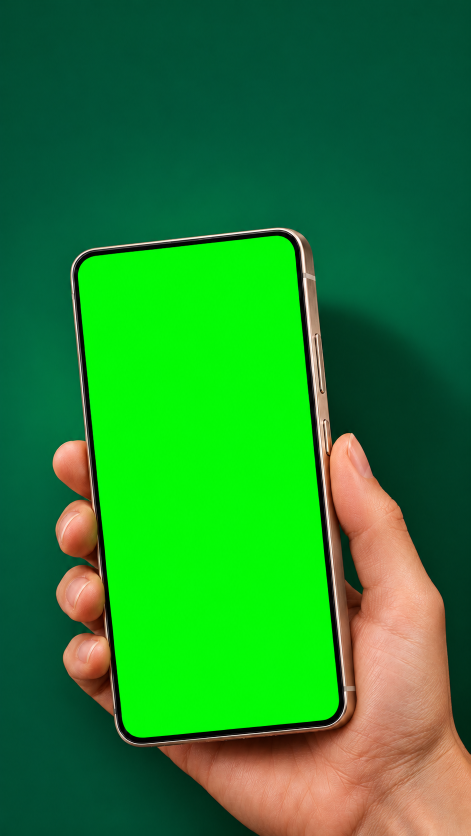
#> input picture store/playstore-selected-green/assets/green-plate.png, 941 x 1672 px (shown at 1/2 size)
$ python composite_screen.py assets/dark-plate.png assets/green-plate.png
#> lines starting #> are read from the running program, lines starting #| are printed output that depends on the picture; after the words box and inside, x2 and y2 are one past the last pixel; in counts of white or black regions, pixels touching at a corner belong together
"""Map real app screenshots onto chroma-green phone screens (store-screenshots/public/assets).
usage: screen.py out.png asset.png shot1.png [shot2.png]   (shot1 -> front/left-most screen)"""
import os, sys, numpy as np, cv2
NO_HOLE = os.environ.get('NO_HOLE') == '1'  # Exit Rush: no camera hole on the screen
SCALE = 2

def corners_of(comp):
    cnts,_ = cv2.findContours(comp, cv2.RETR_EXTERNAL, cv2.CHAIN_APPROX_NONE)
    c = max(cnts, key=cv2.contourArea); hull = cv2.convexHull(c)
    h = hull.reshape(-1,2).astype(float); cx,cy = h.mean(0)
    # initial corners: farthest hull points in each diagonal direction
    ap = np.array([h[np.argmin(h[:,0]+h[:,1])], h[np.argmin(-h[:,0]+h[:,1])],
                   h[np.argmax(h[:,0]+h[:,1])], h[np.argmax(-h[:,0]+h[:,1])]])
    # refine: fit a line to each side's middle 70% and intersect
    pts = c.reshape(-1,2).astype(float)
    lines=[]
    for i in range(4):
        a,b = ap[i], ap[(i+1)%4]; d=b-a; L=np.linalg.norm(d); u=d/L; n=np.array([-u[1],u[0]])
        rel = pts-a; t = rel@u; dist = np.abs(rel@n)
        sel = pts[(t>0.2*L)&(t<0.8*L)&(dist<0.04*L)]
        if len(sel)<10: sel=np.array([a,b])
        vx,vy,x0,y0 = cv2.fitLine(sel.astype(np.float32), cv2.DIST_L2,0,0.01,0.01).ravel()
        lines.append((np.array([x0,y0]),np.array([vx,vy])))
    out=[]
    for i in range(4):
        (p1,d1),(p2,d2) = lines[i-1], lines[i]
        A=np.array([d1,-d2]).T; s=np.linalg.solve(A,p2-p1); out.append(p1+s[0]*d1)
    q=np.array(out)
    ys=q[np.argsort(q[:,1])]; top=ys[:2][np.argsort(ys[:2,0])]; bot=ys[2:][np.argsort(ys[2:,0])]
    return np.array([top[0],top[1],bot[1],bot[0]])  # TL TR BR BL

def main():
    out, asset, shots = sys.argv[1], sys.argv[2], sys.argv[3:]
    im = cv2.imread(asset, cv2.IMREAD_UNCHANGED)
#> im is the input picture: shape (1672, 941, 3); mean B, G, R 46.3, 133.1, 34.4
    if im.shape[2]==3: im=cv2.cvtColor(im,cv2.COLOR_BGR2BGRA)
#> im: shape (1672, 941, 4)
    im = cv2.resize(im,None,fx=SCALE,fy=SCALE,interpolation=cv2.INTER_LANCZOS4)
#> im: shape (3344, 1882, 4)
    f = im[:,:,:3].astype(np.float32); B,G,R = f[...,0],f[...,1],f[...,2]
#> after `B, G, R = (f[..., 0], f[..., 1], f[..., 2])`:
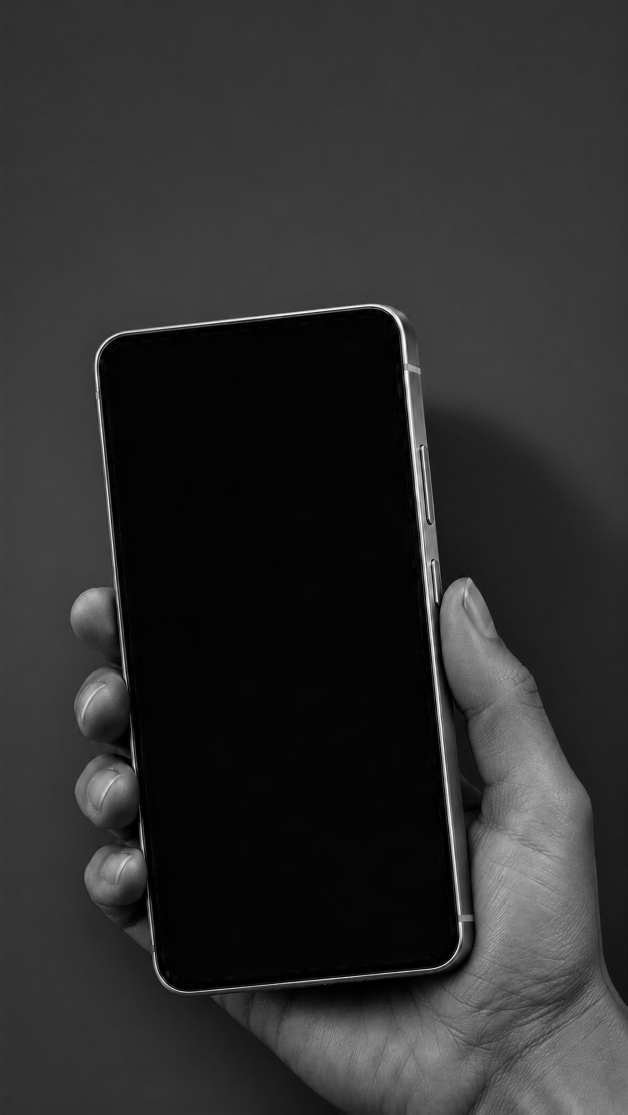
#> B: shape (3344, 1882) float32 (shown at 1/3 size); min 0, max 255, mean 46.3
#> after `B, G, R = (f[..., 0], f[..., 1], f[..., 2])`:
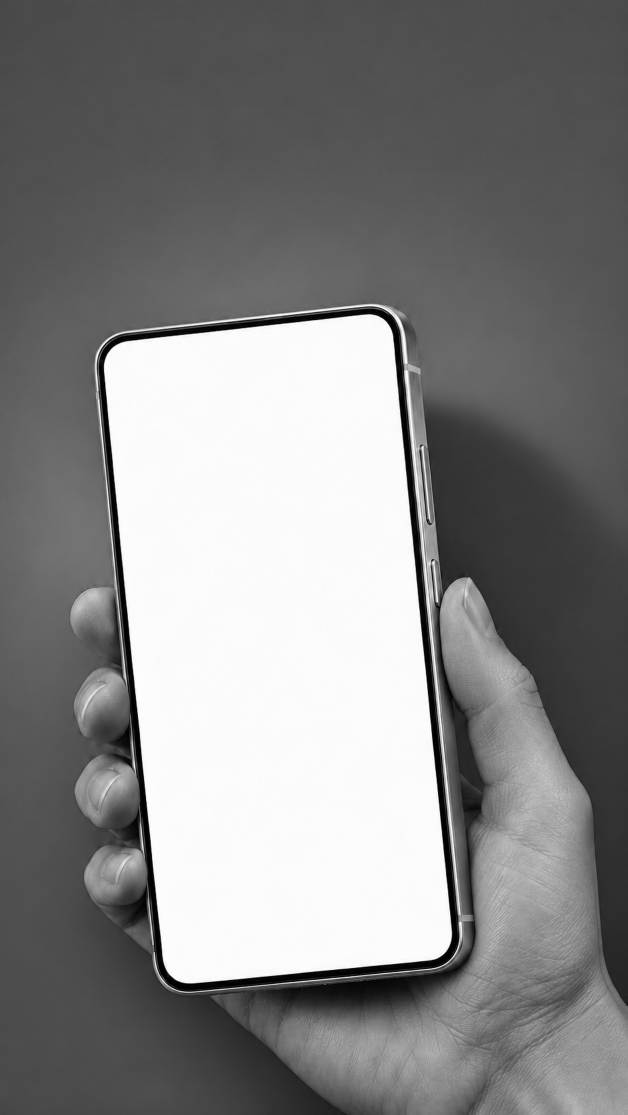
#> G: shape (3344, 1882) float32 (shown at 1/3 size); min 0, max 255, mean 133.1
#> after `B, G, R = (f[..., 0], f[..., 1], f[..., 2])`:
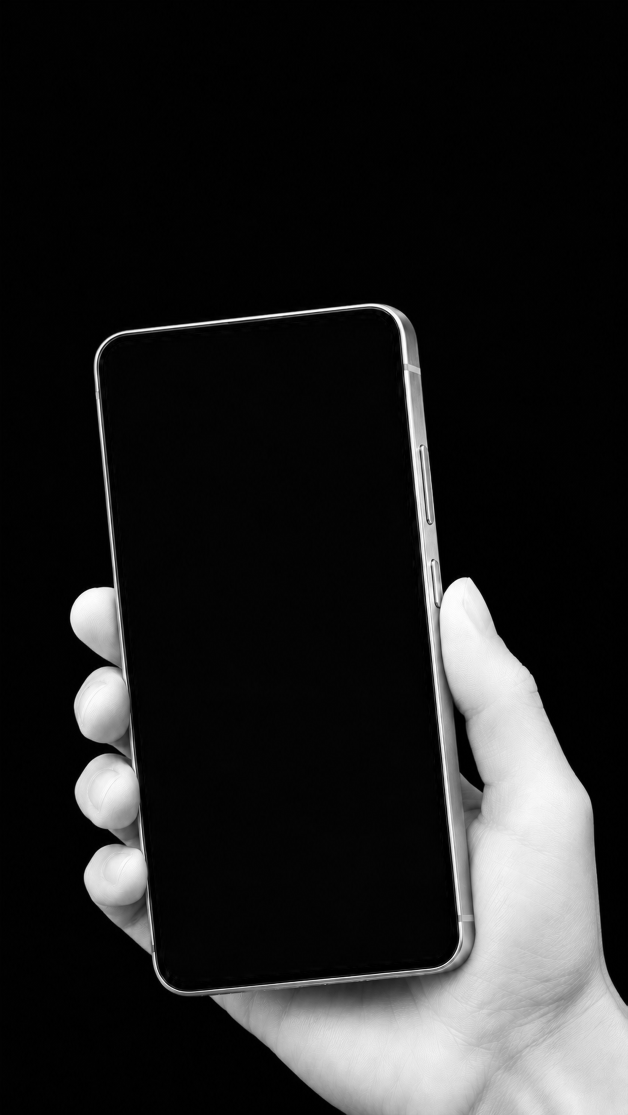
#> R: shape (3344, 1882) float32 (shown at 1/3 size); min 0, max 255, mean 34.4
    gness = G-np.maximum(R,B)
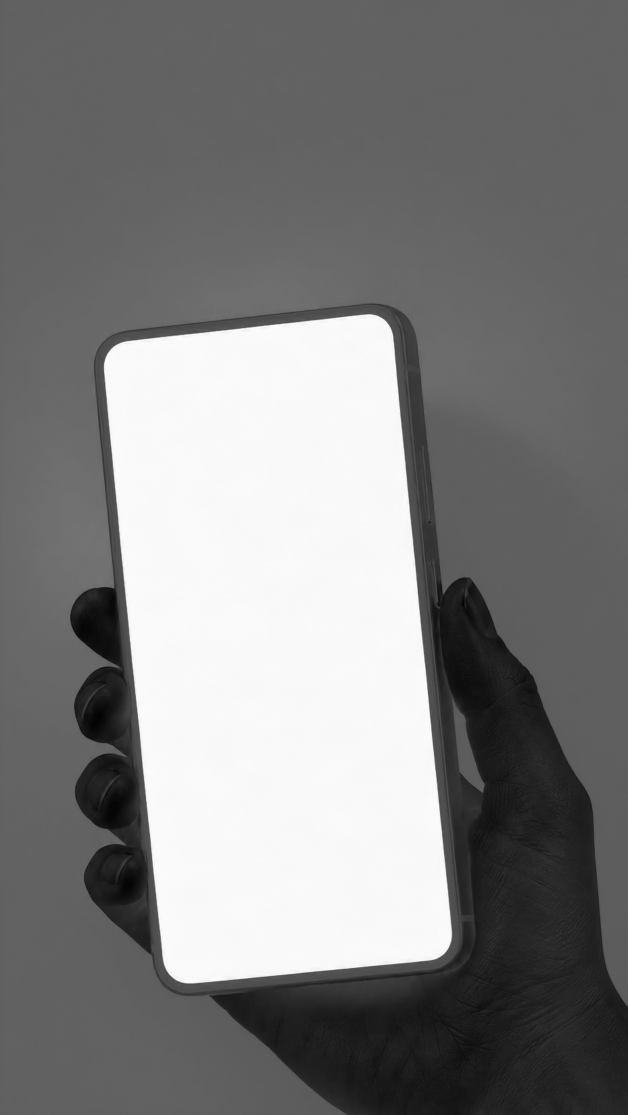
#> gness: shape (3344, 1882) float32 (shown at 1/3 size); min -117, max 255, mean 70.9; drawn with min black and max white
    core = ((gness>110)&(G>170)).astype(np.uint8)
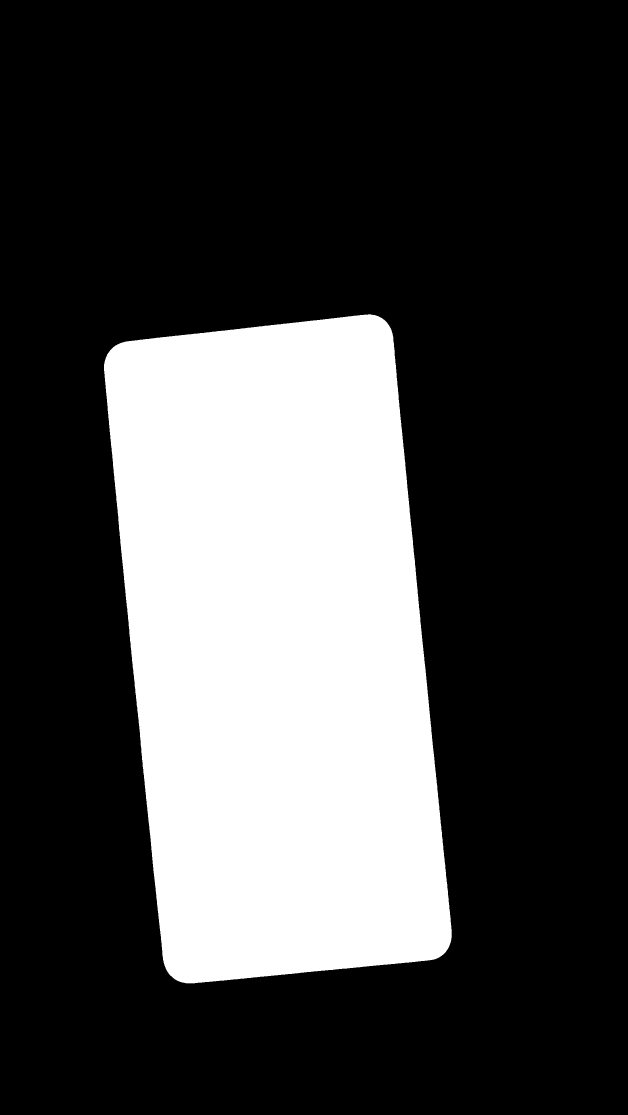
#> core: shape (3344, 1882) (shown at 1/3 size); values 0 (black) and 1 (white), 26.8% white; 1 white region, box (x1, y1, x2, y2) and area: (312, 943, 1355, 2950) 1687948
    n,lab,st,_ = cv2.connectedComponentsWithStats(core)
#> n = 2; st = [[0, 0, 1882, 3344, 4605460], [312, 943, 1043, 2007, 1687948]]
    comps = sorted(range(1,n), key=lambda i:-st[i,cv2.CC_STAT_AREA])[:len(shots)]
#> comps = []
    quads=[]; masks=[]; cores=[]
    for i in comps:
        m=(lab==i).astype(np.uint8)*255
        if NO_HOLE:
            # fill the punch-hole so the app shows where the camera was
            cs,_=cv2.findContours(m,cv2.RETR_EXTERNAL,cv2.CHAIN_APPROX_NONE)
            m=np.zeros_like(m); cv2.drawContours(m,cs,-1,255,-1)
        masks.append(cv2.dilate(m,np.ones((13,13),np.uint8))>0); cores.append(m>0)
        m=cv2.morphologyEx(m,cv2.MORPH_CLOSE,np.ones((25,25),np.uint8))
        quads.append(corners_of(m))
#> this loop made 0 passes
#> after the loop, cores = []; masks = []; quads = []
    # order: largest/front first already. If 2 screens, the smaller-visible one is the back phone:
    if len(quads)==2:
        front, back = quads
        k = np.linalg.norm(back[2]-back[1])/np.linalg.norm(front[2]-front[1])
        # back's right edge is true; rebuild its left edge from the front screen's shape
        back = np.array([back[1]+(front[0]-front[1])*k, back[1], back[2], back[2]+(front[3]-front[2])*k])
        quads=[front,back]
    alpha = np.clip((gness-25)/(150-25),0,1)
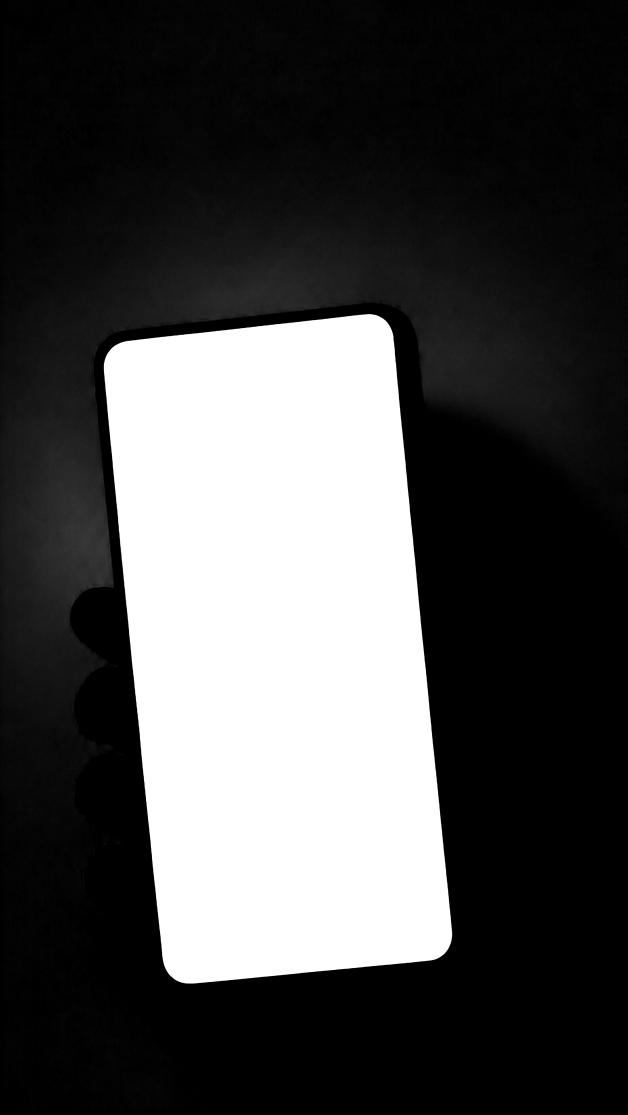
#> alpha: shape (3344, 1882) float32 (shown at 1/3 size); min 0, max 1, mean 0.289
    # Chroma key only the detected display; preserve green studio materials.
    alpha[~np.logical_or.reduce(masks)] = 0
#> alpha: shape (3344, 1882) float32; every value is 0
    # inside each screen the photo's green texture must not show through: fully opaque away from the edge
    for m in cores: alpha[cv2.erode(m.astype(np.uint8),np.ones((9,9),np.uint8))>0]=1
    res = f.copy()
    # despill partially-green edge pixels
    spill = alpha>0
#> spill: shape (3344, 1882) bool; every value is 0
    res[...,1][spill] = np.minimum(G, np.maximum(R,B))[spill]
    acc = np.zeros_like(f); wsum = np.zeros(f.shape[:2],np.float32); taken=np.zeros(f.shape[:2],bool); scrs=[]
#> after `acc = np.zeros_like(f)`: acc: shape (3344, 1882, 3) float32; every value is 0
    for q,sp in zip(quads,shots):
        s = cv2.imread(sp, cv2.IMREAD_COLOR).astype(np.float32)
        h,w = s.shape[:2]
        src=np.array([[0,0],[w,0],[w,h],[0,h]],np.float32)
        # expand quad 0.3% so rounded corners/antialias are fully covered
        c=q.mean(0); dst=((q-c)*1.003+c).astype(np.float32)
        H=cv2.getPerspectiveTransform(src,dst)
        warped=cv2.warpPerspective(s,H,(f.shape[1],f.shape[0]),flags=cv2.INTER_CUBIC,borderMode=cv2.BORDER_REPLICATE)
        reg=(masks[len(scrs)] & ~taken).astype(np.float32); taken|=masks[len(scrs)]; scrs.append(1)
        acc+=warped*reg[...,None]; wsum+=reg
        print(sp, "quad", np.round(q/SCALE,1).tolist())
    wsum=np.maximum(wsum,1e-6); scr=acc/wsum[...,None]
#> after `wsum = np.maximum(wsum, 1e-06)`: wsum: shape (3344, 1882) float32; every value is 1e-06
    a=alpha[...,None]
    res = res*(1-a)+scr*a
    # redraw each punch-hole camera as a smooth anti-aliased circle
    for m in ([] if NO_HOLE else cores):
        filled=m.astype(np.uint8)*255
        cnts,_=cv2.findContours(filled,cv2.RETR_EXTERNAL,cv2.CHAIN_APPROX_NONE)
        full=np.zeros_like(filled); cv2.drawContours(full,cnts,-1,255,-1)
        holes=((full>0)&~m).astype(np.uint8)
        n2,l2,st2,cen=cv2.connectedComponentsWithStats(holes)
        ys=np.where(full>0)[0]; top=ys.min(); hgt=ys.max()-top
        for j in range(1,n2):
            x,y,w,h,area=st2[j]
            if area<30 or y>top+0.12*hgt or abs(w-h)>0.5*max(w,h): continue
            cx,cy=cen[j]; r=int(round(max(w,h)/2*1.12*8))
            layer=res.copy(); cv2.circle(layer,(int(round(cx*8)),int(round(cy*8))),r,(12,12,12),-1,cv2.LINE_AA,3)
            res=layer
    outim = np.dstack([np.clip(res,0,255).astype(np.uint8), im[:,:,3]])
    cv2.imwrite(out,outim)
main()

$ run again, on store/playstore-selected-green/assets/studio-plate.png
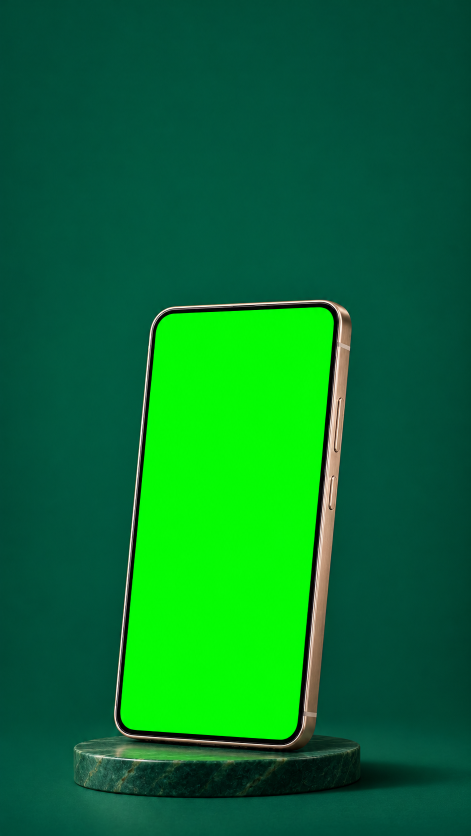
#> input picture store/playstore-selected-green/assets/studio-plate.png, 941 x 1672 px (shown at 1/2 size)
#> in main, im is the input picture: shape (1672, 941, 3); mean B, G, R 47.9, 112.5, 6.6
#> in main, `core = ((gness>110)&(G>170)).astype(np.uint8)`:
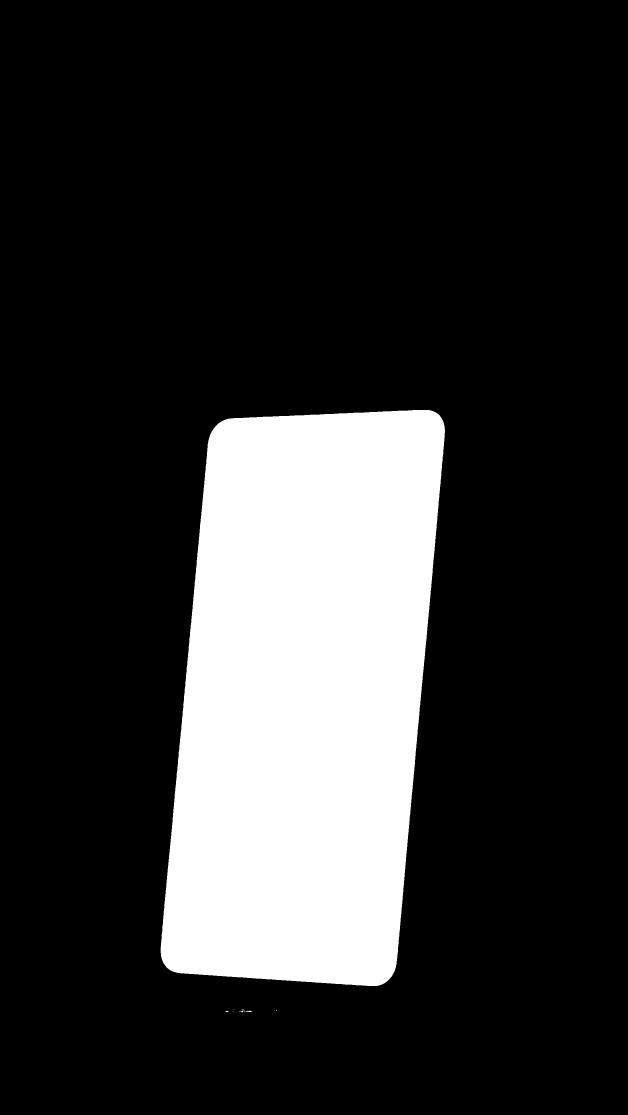
#> core: shape (3344, 1882) (shown at 1/3 size); values 0 (black) and 1 (white), 19.1% white; 10 white regions (6 under 20 px), largest, box (x1, y1, x2, y2) and area: (482, 1230, 1335, 2958) 1201970, (732, 3032, 757, 3036) 51, (717, 3033, 731, 3037) 26, (677, 3033, 687, 3036) 24
#> in main, `n,lab,st,_ = cv2.connectedComponentsWithStats(core)`:
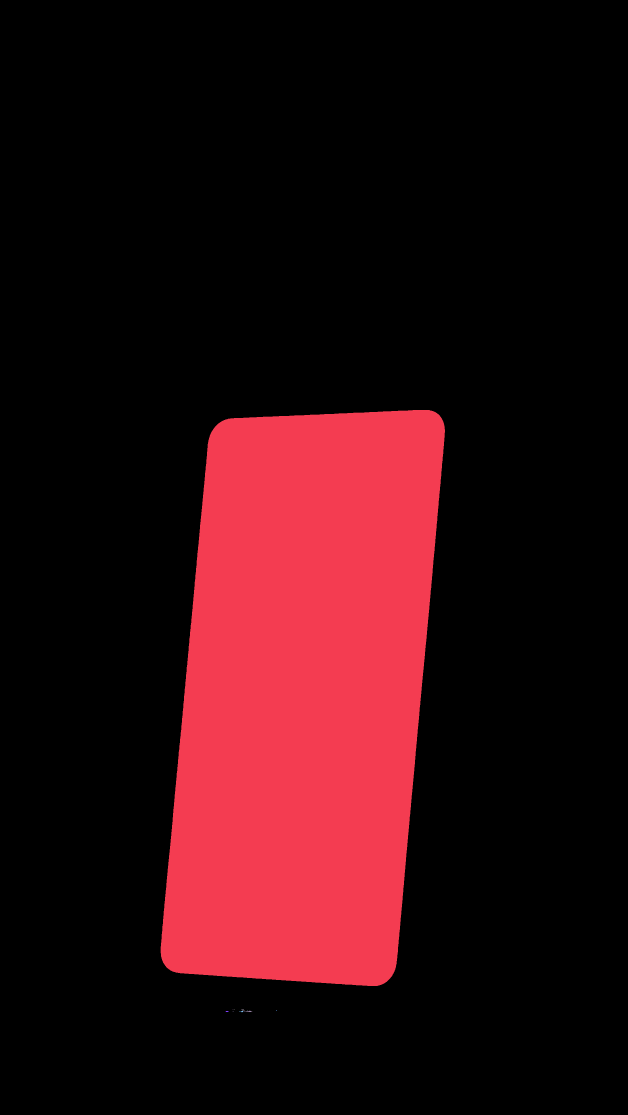
#> lab: shape (3344, 1882) int32 (shown at 1/3 size); 11 distinct labels, from 0 to 10; one colour per label, 0 black
#> n = 11; st = [[0, 0, 1882, 3344, 5091307], [482, 1230, 853, 1728, 1201970], [698, 3029, 2, 1, 2], [702, 3029, 2, 1, 2], [724, 3029, 10, 2, 16], [741, 3030, 1, 2, 2], [828, 3031, 3, 2, 5], [677, 3033, 10, 3, 24], [717, 3033, 14, 4, 26], [732, 3032, 25, 4, 51], [698, 3034, 3, 1, 3]]
#> comps = []
#> spill: shape (3344, 1882) bool; every value is 0
#> acc: shape (3344, 1882, 3) float32; every value is 0
#> wsum: shape (3344, 1882) float32; every value is 1e-06
